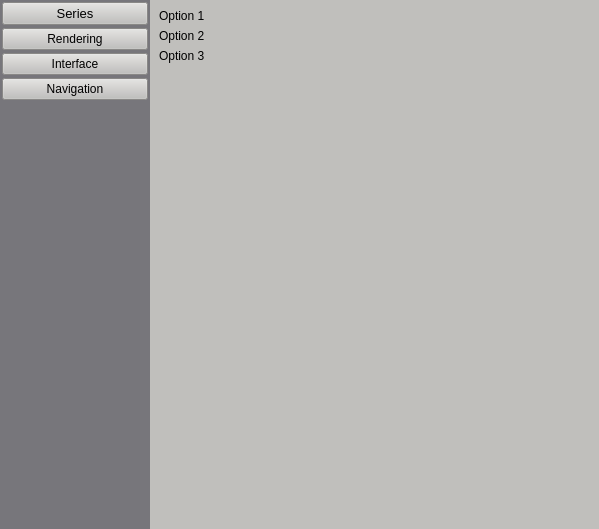
<?xml version="1.0" encoding="UTF-8"?>
<ui version="4.0">
 <class>MainWindow</class>
 <widget class="QMainWindow" name="MainWindow">
  <property name="geometry">
   <rect>
    <x>0</x>
    <y>0</y>
    <width>599</width>
    <height>529</height>
   </rect>
  </property>
  <property name="windowTitle">
   <string>Options</string>
  </property>
  <property name="styleSheet">
   <string notr="true">background-color: rgb(192, 191, 188);</string>
  </property>
  <widget class="QWidget" name="centralwidget">
   <property name="sizePolicy">
    <sizepolicy hsizetype="Fixed" vsizetype="Preferred">
     <horstretch>0</horstretch>
     <verstretch>0</verstretch>
    </sizepolicy>
   </property>
   <layout class="QHBoxLayout" name="horizontalLayout">
    <property name="spacing">
     <number>0</number>
    </property>
    <property name="leftMargin">
     <number>0</number>
    </property>
    <property name="topMargin">
     <number>0</number>
    </property>
    <property name="rightMargin">
     <number>0</number>
    </property>
    <property name="bottomMargin">
     <number>0</number>
    </property>
    <item>
     <widget class="QFrame" name="sidebar">
      <property name="enabled">
       <bool>true</bool>
      </property>
      <property name="sizePolicy">
       <sizepolicy hsizetype="Preferred" vsizetype="Preferred">
        <horstretch>0</horstretch>
        <verstretch>0</verstretch>
       </sizepolicy>
      </property>
      <property name="minimumSize">
       <size>
        <width>150</width>
        <height>500</height>
       </size>
      </property>
      <property name="font">
       <font>
        <kerning>true</kerning>
       </font>
      </property>
      <property name="autoFillBackground">
       <bool>false</bool>
      </property>
      <property name="styleSheet">
       <string notr="true">background-color: rgb(119, 118, 123);</string>
      </property>
      <property name="frameShape">
       <enum>QFrame::NoFrame</enum>
      </property>
      <property name="frameShadow">
       <enum>QFrame::Sunken</enum>
      </property>
      <property name="lineWidth">
       <number>1</number>
      </property>
      <layout class="QVBoxLayout" name="verticalLayout">
       <property name="spacing">
        <number>6</number>
       </property>
       <property name="sizeConstraint">
        <enum>QLayout::SetDefaultConstraint</enum>
       </property>
       <property name="leftMargin">
        <number>0</number>
       </property>
       <property name="topMargin">
        <number>0</number>
       </property>
       <property name="rightMargin">
        <number>0</number>
       </property>
       <property name="bottomMargin">
        <number>0</number>
       </property>
       <item alignment="Qt::AlignTop">
        <widget class="QFrame" name="btn_container">
         <property name="frameShape">
          <enum>QFrame::NoFrame</enum>
         </property>
         <property name="frameShadow">
          <enum>QFrame::Raised</enum>
         </property>
         <layout class="QVBoxLayout" name="verticalLayout_2">
          <property name="spacing">
           <number>3</number>
          </property>
          <property name="leftMargin">
           <number>2</number>
          </property>
          <property name="topMargin">
           <number>2</number>
          </property>
          <property name="rightMargin">
           <number>2</number>
          </property>
          <property name="bottomMargin">
           <number>2</number>
          </property>
          <item>
           <widget class="QPushButton" name="btn_series">
            <property name="sizePolicy">
             <sizepolicy hsizetype="Preferred" vsizetype="Fixed">
              <horstretch>0</horstretch>
              <verstretch>0</verstretch>
             </sizepolicy>
            </property>
            <property name="font">
             <font>
              <pointsize>10</pointsize>
              <bold>false</bold>
              <kerning>true</kerning>
             </font>
            </property>
            <property name="acceptDrops">
             <bool>false</bool>
            </property>
            <property name="autoFillBackground">
             <bool>false</bool>
            </property>
            <property name="styleSheet">
             <string notr="true">background-color: rgb(192, 191, 188);</string>
            </property>
            <property name="text">
             <string>Series</string>
            </property>
            <property name="checkable">
             <bool>false</bool>
            </property>
            <property name="default">
             <bool>false</bool>
            </property>
            <property name="flat">
             <bool>false</bool>
            </property>
           </widget>
          </item>
          <item>
           <widget class="QPushButton" name="btn_rendering">
            <property name="autoFillBackground">
             <bool>false</bool>
            </property>
            <property name="styleSheet">
             <string notr="true">background-color: rgb(192, 191, 188);</string>
            </property>
            <property name="text">
             <string>Rendering</string>
            </property>
            <property name="flat">
             <bool>false</bool>
            </property>
           </widget>
          </item>
          <item>
           <widget class="QPushButton" name="btn_interface">
            <property name="autoFillBackground">
             <bool>false</bool>
            </property>
            <property name="styleSheet">
             <string notr="true">background-color: rgb(192, 191, 188);</string>
            </property>
            <property name="text">
             <string>Interface</string>
            </property>
            <property name="flat">
             <bool>false</bool>
            </property>
           </widget>
          </item>
          <item>
           <widget class="QPushButton" name="btn_navigation">
            <property name="sizePolicy">
             <sizepolicy hsizetype="Minimum" vsizetype="Preferred">
              <horstretch>0</horstretch>
              <verstretch>0</verstretch>
             </sizepolicy>
            </property>
            <property name="focusPolicy">
             <enum>Qt::WheelFocus</enum>
            </property>
            <property name="autoFillBackground">
             <bool>false</bool>
            </property>
            <property name="styleSheet">
             <string notr="true">background-color: rgb(192, 191, 188);</string>
            </property>
            <property name="text">
             <string>Navigation</string>
            </property>
            <property name="flat">
             <bool>false</bool>
            </property>
           </widget>
          </item>
         </layout>
        </widget>
       </item>
      </layout>
     </widget>
    </item>
    <item>
     <widget class="QStackedWidget" name="stackedWidget">
      <property name="autoFillBackground">
       <bool>false</bool>
      </property>
      <property name="styleSheet">
       <string notr="true"/>
      </property>
      <property name="currentIndex">
       <number>0</number>
      </property>
      <widget class="QWidget" name="Series">
       <layout class="QVBoxLayout" name="verticalLayout_3">
        <item>
         <layout class="QVBoxLayout" name="verticalLayout_4">
          <item>
           <widget class="QLabel" name="label_2">
            <property name="text">
             <string>Option 1</string>
            </property>
           </widget>
          </item>
          <item>
           <widget class="QLabel" name="label_3">
            <property name="text">
             <string>Option 2</string>
            </property>
           </widget>
          </item>
          <item>
           <widget class="QLabel" name="label">
            <property name="text">
             <string>Option 3</string>
            </property>
           </widget>
          </item>
          <item>
           <spacer name="verticalSpacer">
            <property name="orientation">
             <enum>Qt::Vertical</enum>
            </property>
            <property name="sizeHint" stdset="0">
             <size>
              <width>20</width>
              <height>40</height>
             </size>
            </property>
           </spacer>
          </item>
         </layout>
        </item>
       </layout>
      </widget>
      <widget class="QWidget" name="Rendering">
       <widget class="QLabel" name="rendering_label">
        <property name="geometry">
         <rect>
          <x>110</x>
          <y>250</y>
          <width>171</width>
          <height>16</height>
         </rect>
        </property>
        <property name="text">
         <string>Rendering</string>
        </property>
       </widget>
      </widget>
      <widget class="QWidget" name="Interface">
       <widget class="QLabel" name="interface_label">
        <property name="geometry">
         <rect>
          <x>160</x>
          <y>180</y>
          <width>161</width>
          <height>111</height>
         </rect>
        </property>
        <property name="text">
         <string>Interface options</string>
        </property>
       </widget>
      </widget>
      <widget class="QWidget" name="Navigation">
       <widget class="QLabel" name="navigation_label">
        <property name="geometry">
         <rect>
          <x>110</x>
          <y>170</y>
          <width>201</width>
          <height>111</height>
         </rect>
        </property>
        <property name="text">
         <string>Navigation label here!</string>
        </property>
       </widget>
      </widget>
     </widget>
    </item>
   </layout>
  </widget>
 </widget>
 <resources/>
 <connections/>
</ui>
